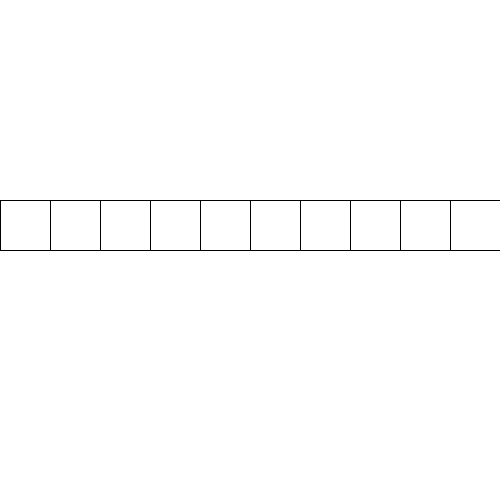
Frame 1 (no input)
Frame 60 (the mouse pressed at the canvas centre just before this capture): identical to frame 1, image omitted
Frame 120 (the mouse held since frame 60 and released just before this capture): identical to frame 1, image omitted

The Processing sketch that drew this single still picture (run headless with seeded random() and noise(); from frame 60 on, the mouse is pressed at the canvas centre):

// Processing sketch: sketch_250520b
// ── sketch_250520b.pde
// introduccion a estructuras repetitivas: ciclos for
// ejemplo 2: fila de cuadrados

int mod;

void setup() {
  size( 500, 500 );
  mod = width / 10 ;   //50
}

void draw() {
  background( 255 );

  // itero 10 veces cada 50 unidades
  for( int x = 0 ; x < width ; x += mod ){
    //if( mouseX > width/2 )
      rect( x, 200, mod, mod );
  }
}
